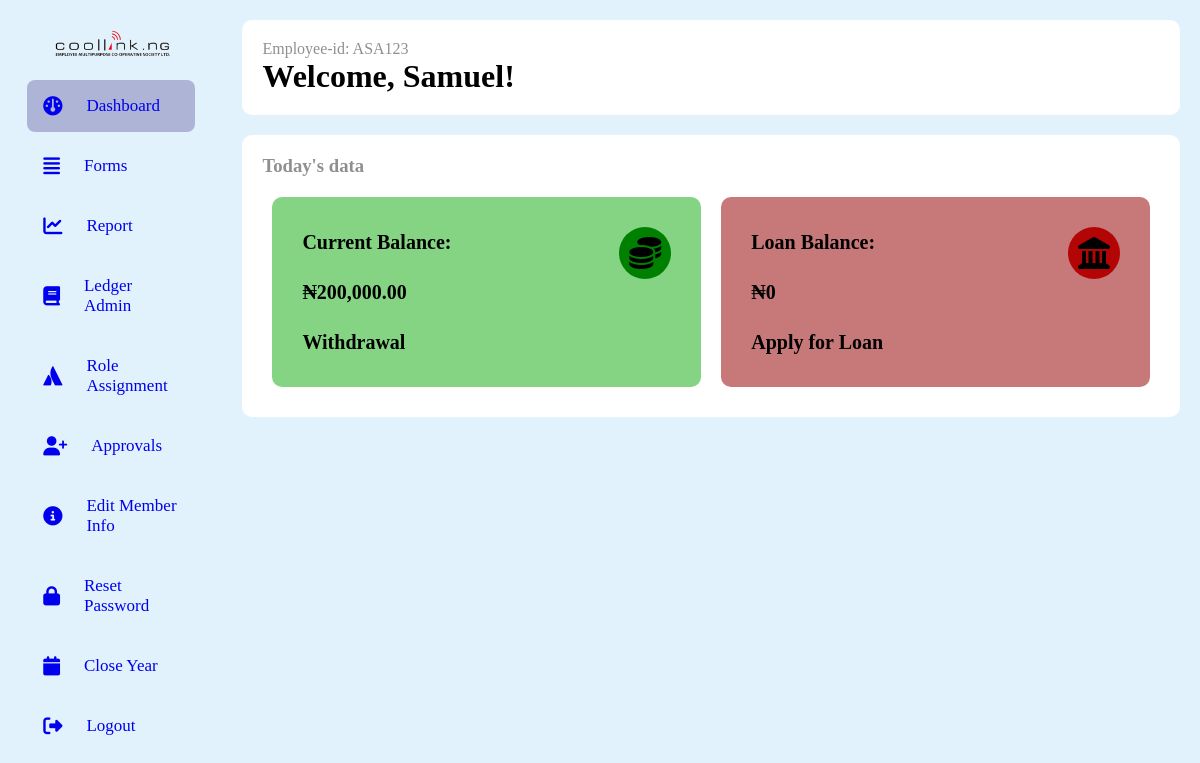
Page /dashboard (signed in) on the committed database.
### models.py (models this page shows, shortened)
class Person(db.Model, UserMixin):
    __tablename__ = "persons"
    id = db.Column(db.Integer, primary_key=True)
    name = db.Column(db.String(100), nullable=False)
    role_id = db.Column(db.Integer, db.ForeignKey("roles.id"))
    email = db.Column(db.String, nullable=True, unique=True)
    password = db.Column(db.String(255), nullable=False)
    company_id = db.Column(db.Integer, db.ForeignKey("companies.id"))
    employee_id = db.Column(db.String, nullable=False, unique=True)
    phone_no = db.Column(db.String, unique=True)
    balance_bfd = db.Column(db.Float, default=0.0)
    balance_withheld = db.Column(db.Float, default=0.0)
    available_balance = db.Column(db.Float, default=0.0)
    loan_balance = db.Column(db.Float, default=0.0)
    loan_balance_bfd = db.Column(db.Float, default=0.0)
    loans = db.relationship("Loan", backref="person",foreign_keys="[Loan.person_id]")
    bank_payments_made = db.relationship("BankPayment", backref="payer", lazy=True)
    payments_made = db.relationship("SavingPayment", backref="payer", lazy=True)
    loan_payments_made = db.relationship("LoanPayment", backref="payer", lazy=True)
    def get_guaranteed_payments(self):
        loan = LoanFormPayment.query.filter(LoanFormPayment.guarantors.any(id=self.id)).all()
        ret = [l for l in loan if not l.loan]
        return ret
    @hybrid_property
    def total_balance(self):
        return self.available_balance + self.balance_withheld

### app.py (the view, shortened to what this page needs)
@app.route("/dashboard")
@login_required
def dashboard():
    person = current_user
    form = SearchForm()
    pre_guarantor = person.get_guaranteed_payments()
    failed_loan = None
    message = None
    return render_template("dashboard.html", person=person, form=form,consents=pre_guarantor,failed_loan=failed_loan,message=message)

### app.py (called while the page is built)
@login_manager.user_loader
def load_user(person_id):
    return Person.query.get(person_id)

@app.before_request
def before_request():
    g.user = current_user

@app.template_filter("currency")
@login_required
def currency(value):
    modified_value = format_currency(value)  # Modify the value as needed
    return modified_value

### filters.py (called while the page is built)
def format_currency(
    value, currency_symbol="₦", decimal_separator=".", thousands_separator=","
):
    if value:
        if value < 0:
            formatted_value = f"-{currency_symbol}{abs(value):,.2f}"
        else:
            formatted_value = f"{currency_symbol}{value:,.2f}"
        formatted_value = formatted_value.replace(".", decimal_separator).replace(
            ",", thousands_separator
        )
    else:
        formatted_value = f"{currency_symbol}0"
    return formatted_value

### templates/dashboard.html (shortened to what this page needs)
<!DOCTYPE html>
<html lang="en">
<head>
    <link rel="stylesheet" href="https://cdnjs.cloudflare.com/ajax/libs/font-awesome/6.4.0/css/all.min.css"/>
    <link rel="stylesheet" href="\static\css\style.css">
</head>
<body class="special-dash">
    <div class="full-form-content">
    <div class='all-sections'>
        <nav class='section-1'>
            <div class="logo"><img src="\static\images\coolink2.png" alt="logo"></div>
            <ul class="side-bar" id="side-bar">
                <li class="{%block dash%}active nav-item{%endblock%}" id="move">
                    <a href="{{ url_for('dashboard') }}" class="nav-link"><i class="fa-solid fa-gauge"></i>
                    <span>Dashboard</span></a>
                </li>
                {% if person.role.id == 1 or person.role.id == 3 %}
                <li class="{%block form%}nav-item{%endblock%}">
                    <a class="nav-link" href="{{ url_for('forms') }}"><i class="fa-solid fa-align-justify"></i><span>Forms</span></a>
                </li>
                {% endif %}
                {% if person.role.id != 4 %}
                <li class="{%block query%}nav-item{%endblock%}">
                    <a class="nav-link" href="{{ url_for('queries') }}"> <i class="fa-solid fa-chart-line"></i><span>Report</span></a>
                </li>
                {% endif %}
                {% if person.role.id == 1 or person.role.id == 3 %}
                <li class="nav-item">
                    <a class="nav-link" href="{{ url_for('ledger_admin') }}"><i class="fa-solid fa-book"></i><span>Ledger Admin</span></a>
                </li>
                {% endif %}
                {% if person.role.id == 1 %}
                <li class="nav-item">
                    <a class="nav-link" href="{{ url_for('role_assignment') }}"><i class="fa-brands fa-atlassian"></i><span>Role Assignment</span></a>
                </li>
                {% endif %}
                {% if person.role.id == 1 or person.role.id == 2 %}
                <li class="nav-item">
                    <a class="nav-link" href="{{ url_for('approval') }}"><i class="fa-solid fa-user-plus"></i><span>Approvals</span></a>
                </li>
                {% endif %}
                {% if person.role.id == 1 or person.role.id == 3 %}
                <li class="nav-item">
                    <a class="nav-link" href="{{ url_for('edit_profile') }}"><i class="fa-solid fa-circle-info"></i><span>Edit Member Info</span></a>
                </li>
                <li class="nav-item">
                    <a class="nav-link" href="{{ url_for('reset_password') }}"><i class="fa-solid fa-lock"></i><span>Reset Password</span></a>
                </li>
                {% endif %}
                {% if person.role.id == 1 %}
                <li class="nav-item">
                    <a class="nav-link" href="{{ url_for('close_year') }}"><i class="fa-solid fa-calendar"></i><span>Close Year</span></a>
                </li>
                {% endif %}
                <li class="logout">
                    <a class='nav-link' href="{{url_for('logout')}}"><i class="fa-sharp fa-solid fa-right-from-bracket"></i><span>Logout</span></a>
                </li>
            </ul>
        </nav>
        <div class='section-2'>
        <div class="head-wrap">
            <div class="head-title">
                <span>Employee-id: {{person.employee_id}}</span>
                <h1>Welcome, {{ person.name }}!</h1>
            </div>
        </div>
        <div class="all-cards-wrap-new">
            {%block content%}
        <div class="todays-data">
            <h3>Today's data</h3>
        </div>
            <div class="card-new" id="current-bal-new">
                <div class="container-new">
                    <div class="icon-con">
                        <i class="fa-solid fa-coins"></i>
                    </div>
                    <div class='content-con-new'>
                        <a href="{{url_for('savings_account',person_id=person.id)}}">
                            <div>
                            <p><strong>Current Balance:</strong></p>
                            </div>
                            <div>
                            <p><strong>{{ person.total_balance | currency}}</strong></p>
                            </div>
                        </a>
                        <a href="{{url_for('request_withdrawal')}}">
                            <div>
                            <p><strong>Withdrawal</strong></p>
                            </div>
                        </a>
                    </div>
                </div>
            </div>
            <div class="card-new" id="loan-bal-new">
                <div class="container-new">
                    <div class="icon-con" id='landmark'>
                        <i class="fa-solid fa-landmark"></i>
                    </div>
                    <div class='content-con-new'>
                        <a href="{{url_for('loan_account',person_id=person.id)}}">
                            <div>
                                <p><strong>Loan Balance:</strong></p>
                            </div>
                            <div>
                                <p><strong>{{ person.loan_balance | currency}}</strong></p>
                            </div>
                        </a>
                        <a href="{{url_for('register_loan')}}">
                            <div>
                            <p><strong>Apply for Loan</strong></p>
                            </div>
                        </a>
                    </div>
                </div>
            </div>
        </div>
    </div>
    </div>
    </div>
</body>
{%endblock%}

### static/css/style.css (style rules this page uses)
* { margin: 0; padding: 0; box-sizing: border-box; font-family:'Times New Roman', Times, serif; }
.special-dash { background-color: #60baf32e; }
.special-dash .all-sections { display: flex; }
.special-dash .section-1 { top: 0; bottom: 0; left: 0; padding: 0 1.7rem; overflow: hidden; position: sticky; width: 240px; height: 100vh; }
.special-dash .logo { height: 50px; padding: 16px; }
.special-dash .side-bar { height: 88%; position: relative; list-style: none; padding: 0; }
.special-dash .side-bar li { padding: 1rem; margin: 8px 0; border-radius: 8px; transition: all 0.2s ease-in; }
.special-dash .side-bar li:hover, .active { background:#473d8b57; }
.special-dash .side-bar a { font-size: 17px; text-decoration: none; gap: 1.5rem; display: flex; align-items: center; }
.special-dash .side-bar a i { font-size: 1.2rem; }
.special-dash .section-2 { position: relative; width: 90%; }
.special-dash .section-2 .head-wrap { background-color: #fff; margin: 20px; padding: 20px; border-radius: 10px; }
.special-dash .section-2 .head-wrap span, h3 { color: #4545459a; margin-bottom: 10px; }
.all-cards-wrap-new { background: #fff; margin: 20px; padding: 20px; border-radius: 10px; display: flex; flex-wrap: wrap; justify-content: space-between; }
.todays-data { width: 100%; }
.card-new { background: transparent; margin: 10px; border-radius: 10px; padding: 20px 20px 20px 30px; flex: 0 0 calc(50% - 20px); box-sizing: border-box; }
.special-dash .section-2 a { color: #fff; line-height: 2.5; text-decoration: none; }
.special-dash .section-2 #current-bal-new { background: rgba(108, 204, 108, 0.836); }
.special-dash .section-2 #loan-bal-new { background: rgb(199, 120, 120); }
.special-dash .section-2 .icon-con { border-radius: 40px; background-color:green; margin: 10px; padding: 10px; height: auto; width:min-content; float: right; right: 0; }
.special-dash .section-2 #landmark { background-color:#b30404fa; }
.special-dash .section-2 i { font-size: 2rem; color: #000; }
.special-dash .section-2 a { color: #000; font-size: 20px; }
.special-dash img { max-width: 100%; max-height: auto; }
.special-dash #move { margin-top: 30px; }

### rows in the picture
Person: employee_id "ASA123", name "Samuel", total_balance "₦200,000.00", loan_balance "₦0"
